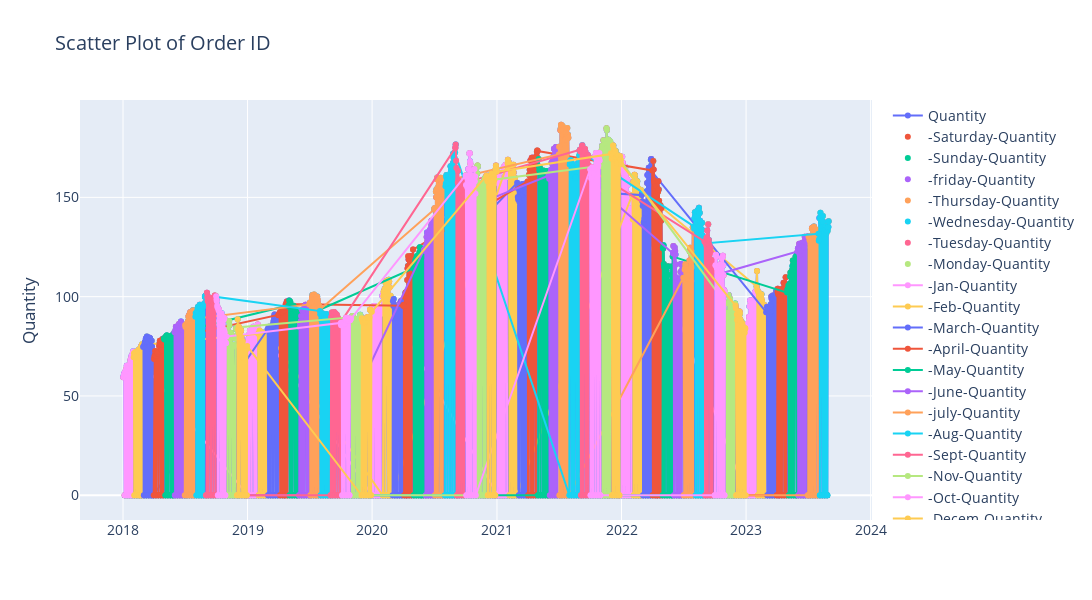

The notebook cell saved with this chart:
### Code cell
from Utils.plots import plot_scatter

x_feature_names = "Date"
y_feature_names = "Close"
plot_scatter(data_reset_index, x_feature_names, y_feature_names)

### Figure 1 — Plotly figure (JSON) as saved in the notebook; plotly's stock layout.template omitted (floating-point values rounded to 4 significant figures; data arrays with more than 128 entries replaced by an {"elided": "..."} marker saying what was removed)
{"data": [{"mode": "markers+lines", "name": "Quantity", "type": "scatter", "x": {"elided": "2068 str values"}, "y": {"elided": "2068 float values"}}, {"mode": "markers", "name": "-Saturday-Quantity", "type": "scatter", "x": {"elided": "295 str values"}, "y": {"elided": "295 int values"}}, {"mode": "markers", "name": "-Sunday-Quantity", "type": "scatter", "x": {"elided": "295 str values"}, "y": {"elided": "295 int values"}}, {"mode": "markers", "name": "-friday-Quantity", "type": "scatter", "x": {"elided": "295 str values"}, "y": {"elided": "295 float values"}}, {"mode": "markers", "name": "-Thursday-Quantity", "type": "scatter", "x": {"elided": "296 str values"}, "y": {"elided": "296 float values"}}, {"mode": "markers", "name": "-Wednesday-Quantity", "type": "scatter", "x": {"elided": "296 str values"}, "y": {"elided": "296 float values"}}, {"mode": "markers", "name": "-Tuesday-Quantity", "type": "scatter", "x": {"elided": "296 str values"}, "y": {"elided": "296 float values"}}, {"mode": "markers", "name": "-Monday-Quantity", "type": "scatter", "x": {"elided": "295 str values"}, "y": {"elided": "295 float values"}}, {"mode": "markers+lines", "name": "-Jan-Quantity", "type": "scatter", "x": {"elided": "185 str values"}, "y": {"elided": "185 float values"}}, {"mode": "markers+lines", "name": "-Feb-Quantity", "type": "scatter", "x": {"elided": "169 str values"}, "y": {"elided": "169 float values"}}, {"mode": "markers+lines", "name": "-March-Quantity", "type": "scatter", "x": {"elided": "186 str values"}, "y": {"elided": "186 float values"}}, {"mode": "markers+lines", "name": "-April-Quantity", "type": "scatter", "x": {"elided": "180 str values"}, "y": {"elided": "180 float values"}}, {"mode": "markers+lines", "name": "-May-Quantity", "type": "scatter", "x": {"elided": "186 str values"}, "y": {"elided": "186 float values"}}, {"mode": "markers+lines", "name": "-June-Quantity", "type": "scatter", "x": {"elided": "180 str values"}, "y": {"elided": "180 float values"}}, {"mode": "markers+lines", "name": "-july-Quantity", "type": "scatter", "x": {"elided": "186 str values"}, "y": {"elided": "186 float values"}}, {"mode": "markers+lines", "name": "-Aug-Quantity", "type": "scatter", "x": {"elided": "186 str values"}, "y": {"elided": "186 float values"}}, {"mode": "markers+lines", "name": "-Sept-Quantity", "type": "scatter", "x": {"elided": "150 str values"}, "y": {"elided": "150 float values"}}, {"mode": "markers+lines", "name": "-Nov-Quantity", "type": "scatter", "x": {"elided": "150 str values"}, "y": {"elided": "150 float values"}}, {"mode": "markers+lines", "name": "-Oct-Quantity", "type": "scatter", "x": {"elided": "155 str values"}, "y": {"elided": "155 float values"}}, {"mode": "markers+lines", "name": "-Decem-Quantity", "type": "scatter", "x": {"elided": "155 str values"}, "y": {"elided": "155 float values"}}], "layout": {"font": {"size": 14}, "height": 600, "title": {"text": "Scatter Plot of Order ID"}, "width": 1800, "xaxis": {"anchor": "y", "domain": [0, 1]}, "yaxis": {"anchor": "x", "domain": [0, 1], "title": {"text": "Quantity"}}}}
